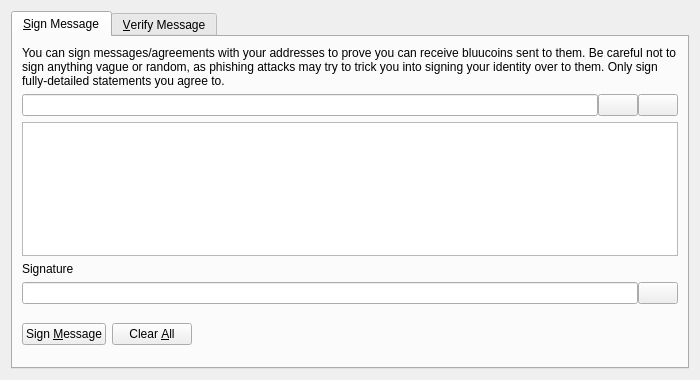
<?xml version="1.0" encoding="UTF-8"?>
<ui version="4.0">
 <class>SignVerifyMessageDialog</class>
 <widget class="QDialog" name="SignVerifyMessageDialog">
  <property name="geometry">
   <rect>
    <x>0</x>
    <y>0</y>
    <width>700</width>
    <height>380</height>
   </rect>
  </property>
  <property name="windowTitle">
   <string>Signatures - Sign / Verify a Message</string>
  </property>
  <property name="modal">
   <bool>true</bool>
  </property>
  <layout class="QVBoxLayout" name="verticalLayout">
   <item>
    <widget class="QTabWidget" name="tabWidget">
     <property name="currentIndex">
      <number>0</number>
     </property>
     <widget class="QWidget" name="tabSignMessage">
      <attribute name="title">
       <string>&amp;Sign Message</string>
      </attribute>
      <layout class="QVBoxLayout" name="verticalLayout_SM">
       <item>
        <widget class="QLabel" name="infoLabel_SM">
         <property name="text">
          <string>You can sign messages/agreements with your addresses to prove you can receive bluucoins sent to them. Be careful not to sign anything vague or random, as phishing attacks may try to trick you into signing your identity over to them. Only sign fully-detailed statements you agree to.</string>
         </property>
         <property name="textFormat">
          <enum>Qt::PlainText</enum>
         </property>
         <property name="wordWrap">
          <bool>true</bool>
         </property>
        </widget>
       </item>
       <item>
        <layout class="QHBoxLayout" name="horizontalLayout_1_SM">
         <property name="spacing">
          <number>0</number>
         </property>
         <item>
          <widget class="QValidatedLineEdit" name="addressIn_SM">
           <property name="toolTip">
            <string>The Bluucoin address to sign the message with</string>
           </property>
          </widget>
         </item>
         <item>
          <widget class="QPushButton" name="addressBookButton_SM">
           <property name="toolTip">
            <string>Choose previously used address</string>
           </property>
           <property name="text">
            <string/>
           </property>
           <property name="icon">
            <iconset resource="../bitcoin.qrc">
             <normaloff>:/icons/address-book</normaloff>:/icons/address-book</iconset>
           </property>
           <property name="shortcut">
            <string>Alt+A</string>
           </property>
           <property name="autoDefault">
            <bool>false</bool>
           </property>
          </widget>
         </item>
         <item>
          <widget class="QPushButton" name="pasteButton_SM">
           <property name="toolTip">
            <string>Paste address from clipboard</string>
           </property>
           <property name="text">
            <string/>
           </property>
           <property name="icon">
            <iconset resource="../bitcoin.qrc">
             <normaloff>:/icons/editpaste</normaloff>:/icons/editpaste</iconset>
           </property>
           <property name="shortcut">
            <string>Alt+P</string>
           </property>
           <property name="autoDefault">
            <bool>false</bool>
           </property>
          </widget>
         </item>
        </layout>
       </item>
       <item>
        <widget class="QPlainTextEdit" name="messageIn_SM">
         <property name="toolTip">
          <string>Enter the message you want to sign here</string>
         </property>
        </widget>
       </item>
       <item>
        <widget class="QLabel" name="signatureLabel_SM">
         <property name="text">
          <string>Signature</string>
         </property>
         <property name="textFormat">
          <enum>Qt::PlainText</enum>
         </property>
        </widget>
       </item>
       <item>
        <layout class="QHBoxLayout" name="horizontalLayout_2_SM">
         <property name="spacing">
          <number>0</number>
         </property>
         <item>
          <widget class="QLineEdit" name="signatureOut_SM">
           <property name="font">
            <font>
             <italic>true</italic>
            </font>
           </property>
           <property name="readOnly">
            <bool>true</bool>
           </property>
          </widget>
         </item>
         <item>
          <widget class="QPushButton" name="copySignatureButton_SM">
           <property name="toolTip">
            <string>Copy the current signature to the system clipboard</string>
           </property>
           <property name="text">
            <string/>
           </property>
           <property name="icon">
            <iconset resource="../bitcoin.qrc">
             <normaloff>:/icons/editcopy</normaloff>:/icons/editcopy</iconset>
           </property>
           <property name="autoDefault">
            <bool>false</bool>
           </property>
          </widget>
         </item>
        </layout>
       </item>
       <item>
        <layout class="QHBoxLayout" name="horizontalLayout_3_SM">
         <item>
          <widget class="QPushButton" name="signMessageButton_SM">
           <property name="toolTip">
            <string>Sign the message to prove you own this Bluucoin address</string>
           </property>
           <property name="text">
            <string>Sign &amp;Message</string>
           </property>
           <property name="icon">
            <iconset resource="../bitcoin.qrc">
             <normaloff>:/icons/edit</normaloff>:/icons/edit</iconset>
           </property>
           <property name="autoDefault">
            <bool>false</bool>
           </property>
          </widget>
         </item>
         <item>
          <widget class="QPushButton" name="clearButton_SM">
           <property name="toolTip">
            <string>Reset all sign message fields</string>
           </property>
           <property name="text">
            <string>Clear &amp;All</string>
           </property>
           <property name="icon">
            <iconset resource="../bitcoin.qrc">
             <normaloff>:/icons/remove</normaloff>:/icons/remove</iconset>
           </property>
           <property name="autoDefault">
            <bool>false</bool>
           </property>
          </widget>
         </item>
         <item>
          <spacer name="horizontalSpacer_1_SM">
           <property name="orientation">
            <enum>Qt::Horizontal</enum>
           </property>
           <property name="sizeHint" stdset="0">
            <size>
             <width>40</width>
             <height>48</height>
            </size>
           </property>
          </spacer>
         </item>
         <item>
          <widget class="QLabel" name="statusLabel_SM">
           <property name="font">
            <font>
             <weight>75</weight>
             <bold>true</bold>
            </font>
           </property>
           <property name="text">
            <string/>
           </property>
           <property name="wordWrap">
            <bool>true</bool>
           </property>
          </widget>
         </item>
         <item>
          <spacer name="horizontalSpacer_2_SM">
           <property name="orientation">
            <enum>Qt::Horizontal</enum>
           </property>
           <property name="sizeHint" stdset="0">
            <size>
             <width>40</width>
             <height>48</height>
            </size>
           </property>
          </spacer>
         </item>
        </layout>
       </item>
      </layout>
     </widget>
     <widget class="QWidget" name="tabVerifyMessage">
      <attribute name="title">
       <string>&amp;Verify Message</string>
      </attribute>
      <layout class="QVBoxLayout" name="verticalLayout_VM">
       <item>
        <widget class="QLabel" name="infoLabel_VM">
         <property name="text">
          <string>Enter the receiver's address, message (ensure you copy line breaks, spaces, tabs, etc. exactly) and signature below to verify the message. Be careful not to read more into the signature than what is in the signed message itself, to avoid being tricked by a man-in-the-middle attack. Note that this only proves the signing party receives with the address, it cannot prove sendership of any transaction!</string>
         </property>
         <property name="textFormat">
          <enum>Qt::PlainText</enum>
         </property>
         <property name="alignment">
          <set>Qt::AlignLeading|Qt::AlignLeft|Qt::AlignTop</set>
         </property>
         <property name="wordWrap">
          <bool>true</bool>
         </property>
        </widget>
       </item>
       <item>
        <layout class="QHBoxLayout" name="horizontalLayout_1_VM">
         <property name="spacing">
          <number>0</number>
         </property>
         <item>
          <widget class="QValidatedLineEdit" name="addressIn_VM">
           <property name="toolTip">
            <string>The Bluucoin address the message was signed with</string>
           </property>
          </widget>
         </item>
         <item>
          <widget class="QPushButton" name="addressBookButton_VM">
           <property name="toolTip">
            <string>Choose previously used address</string>
           </property>
           <property name="text">
            <string/>
           </property>
           <property name="icon">
            <iconset resource="../bitcoin.qrc">
             <normaloff>:/icons/address-book</normaloff>:/icons/address-book</iconset>
           </property>
           <property name="shortcut">
            <string>Alt+A</string>
           </property>
           <property name="autoDefault">
            <bool>false</bool>
           </property>
          </widget>
         </item>
        </layout>
       </item>
       <item>
        <widget class="QPlainTextEdit" name="messageIn_VM"/>
       </item>
       <item>
        <widget class="QValidatedLineEdit" name="signatureIn_VM"/>
       </item>
       <item>
        <layout class="QHBoxLayout" name="horizontalLayout_2_VM">
         <item>
          <widget class="QPushButton" name="verifyMessageButton_VM">
           <property name="toolTip">
            <string>Verify the message to ensure it was signed with the specified Bluucoin address</string>
           </property>
           <property name="text">
            <string>Verify &amp;Message</string>
           </property>
           <property name="icon">
            <iconset resource="../bitcoin.qrc">
             <normaloff>:/icons/transaction_0</normaloff>:/icons/transaction_0</iconset>
           </property>
           <property name="autoDefault">
            <bool>false</bool>
           </property>
          </widget>
         </item>
         <item>
          <widget class="QPushButton" name="clearButton_VM">
           <property name="toolTip">
            <string>Reset all verify message fields</string>
           </property>
           <property name="text">
            <string>Clear &amp;All</string>
           </property>
           <property name="icon">
            <iconset resource="../bitcoin.qrc">
             <normaloff>:/icons/remove</normaloff>:/icons/remove</iconset>
           </property>
           <property name="autoDefault">
            <bool>false</bool>
           </property>
          </widget>
         </item>
         <item>
          <spacer name="horizontalSpacer_1_VM">
           <property name="orientation">
            <enum>Qt::Horizontal</enum>
           </property>
           <property name="sizeHint" stdset="0">
            <size>
             <width>40</width>
             <height>48</height>
            </size>
           </property>
          </spacer>
         </item>
         <item>
          <widget class="QLabel" name="statusLabel_VM">
           <property name="font">
            <font>
             <weight>75</weight>
             <bold>true</bold>
            </font>
           </property>
           <property name="text">
            <string/>
           </property>
           <property name="wordWrap">
            <bool>true</bool>
           </property>
          </widget>
         </item>
         <item>
          <spacer name="horizontalSpacer_2_VM">
           <property name="orientation">
            <enum>Qt::Horizontal</enum>
           </property>
           <property name="sizeHint" stdset="0">
            <size>
             <width>40</width>
             <height>48</height>
            </size>
           </property>
          </spacer>
         </item>
        </layout>
       </item>
      </layout>
     </widget>
    </widget>
   </item>
  </layout>
 </widget>
 <customwidgets>
  <customwidget>
   <class>QValidatedLineEdit</class>
   <extends>QLineEdit</extends>
   <header>qvalidatedlineedit.h</header>
  </customwidget>
 </customwidgets>
 <resources>
  <include location="../bitcoin.qrc"/>
 </resources>
 <connections/>
</ui>
